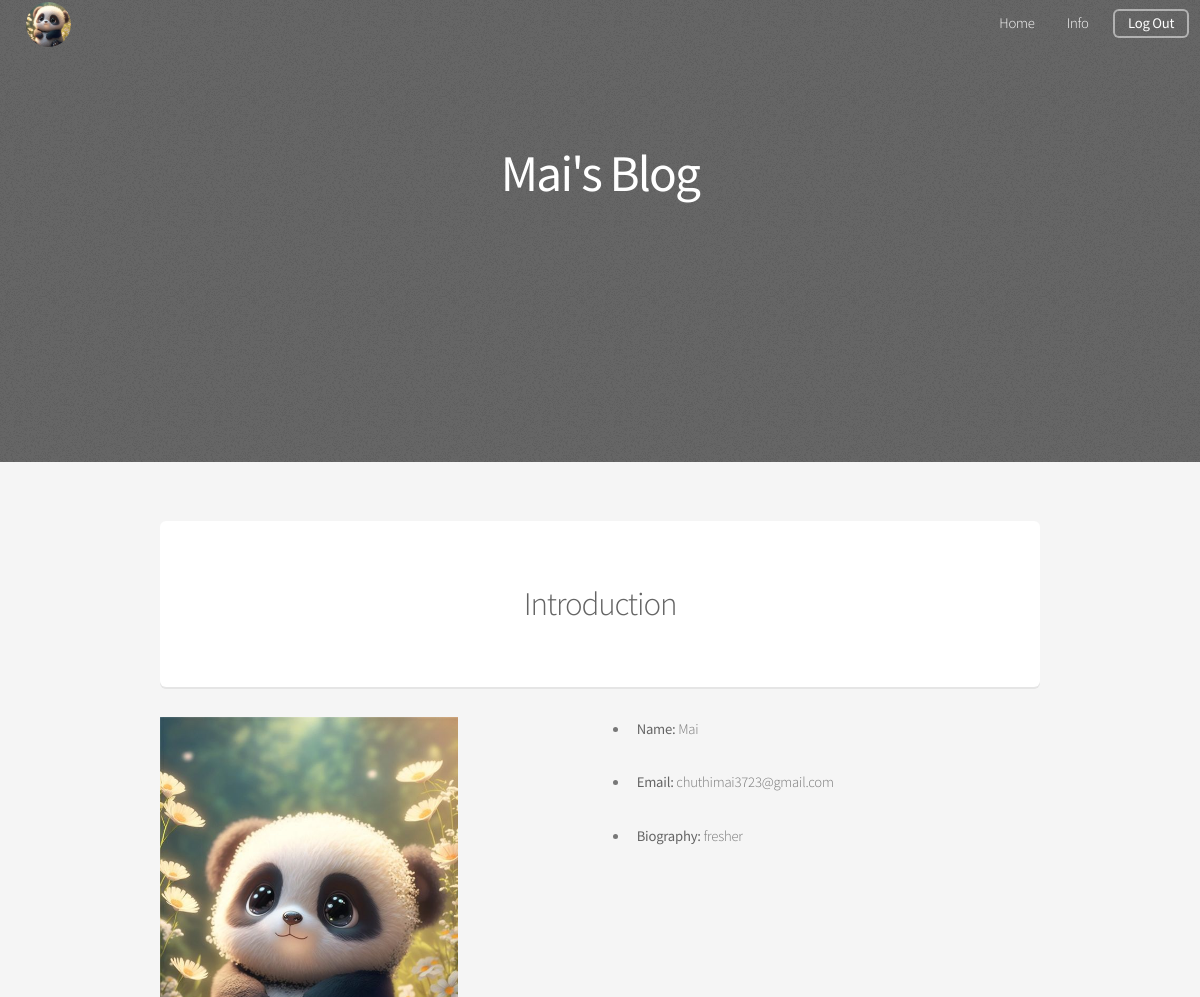
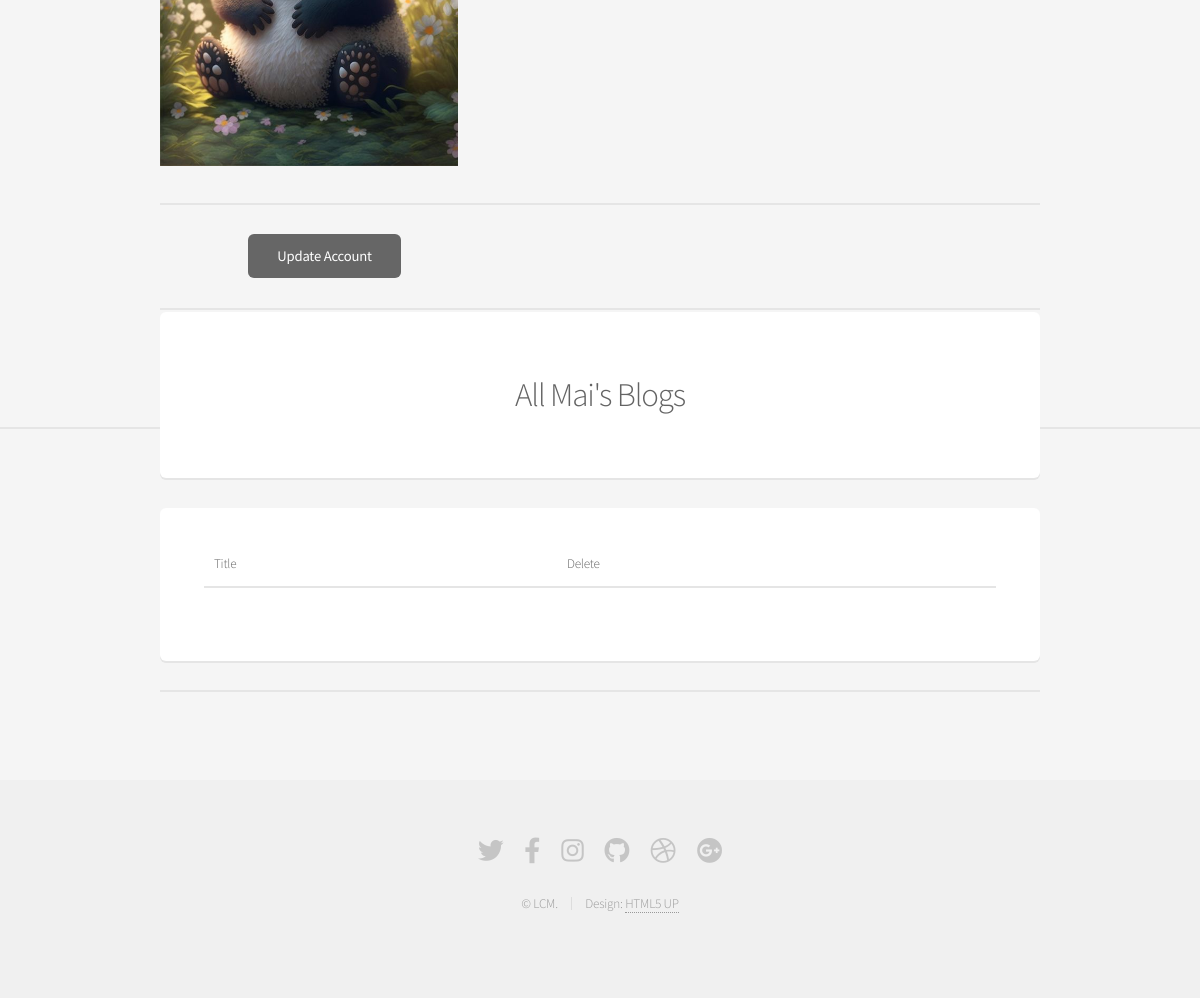
Page /account (signed in) on the earlier database version (2 pictures, top to bottom).
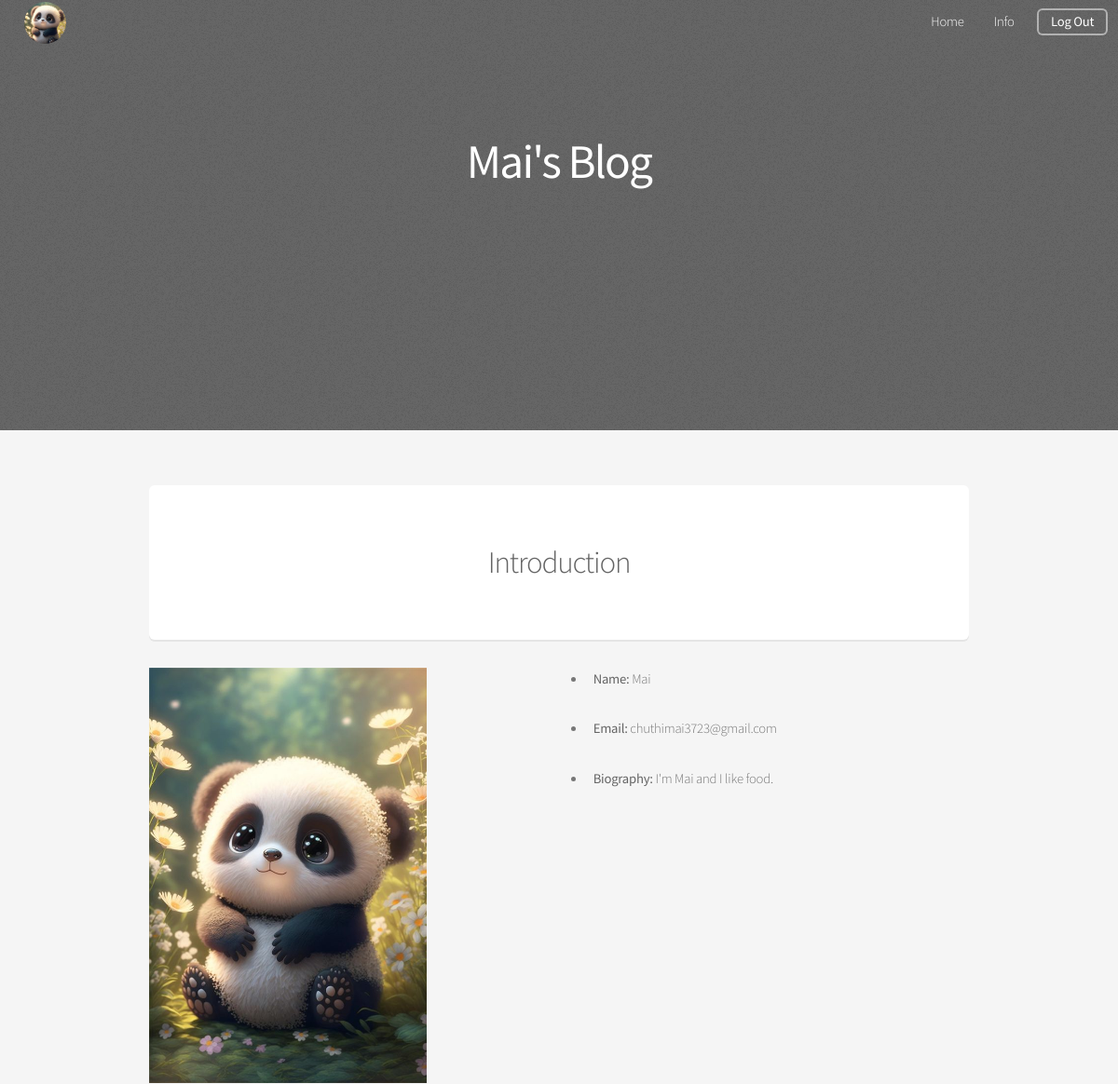
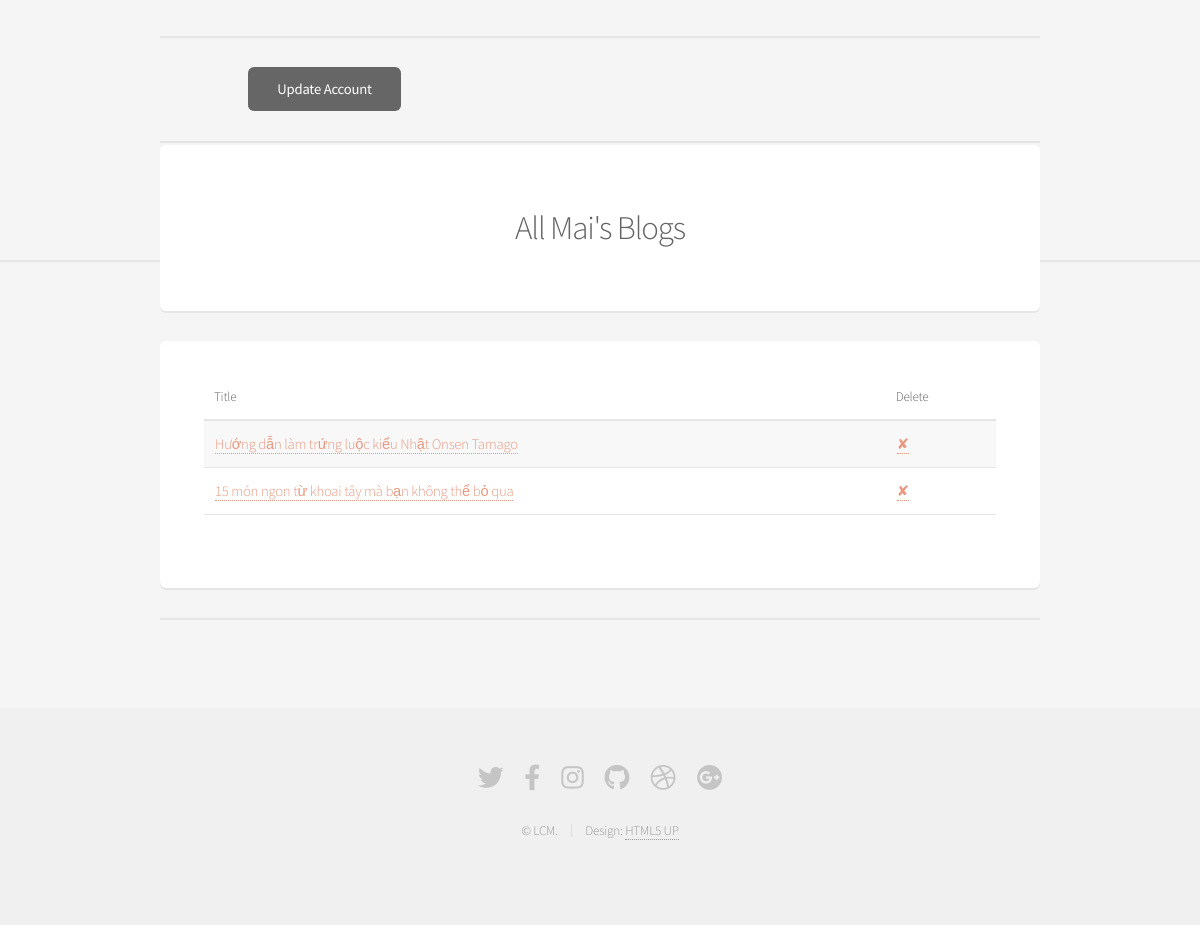
Same page on the later database version (2 pictures, top to bottom).
### blog/model.py (models this page shows, shortened)
class User(db.Model, UserMixin):
    id = db.Column(db.Integer, primary_key=True)
    email = db.Column(db.String(100), unique=True, nullable=False)
    username = db.Column(db.String(100), nullable=False)
    password = db.Column(db.String(100), nullable=False)
    bio = db.Column(db.String(250), default=None)
    avatar = db.Column(db.String(20), default="..\static\default_avatar.png")
    image_cover = db.Column(db.String(20), default="..\static\default_image_cover.jpg")
    rank_id = db.Column(db.Integer, default=2) # except admin, rank_id=1
    user_rela = db.relationship('State', backref=db.backref('user', lazy=True))

class Post(db.Model):
    id = db.Column(db.Integer, primary_key=True)
    title = db.Column(db.String(100), nullable=False)
    content = db.Column(db.Text, nullable=False)
    date = db.Column(db.DateTime, nullable=False, default=datetime.now())
    image_cover = db.Column(db.String(20), default="..\static\default_image_cover.jpg")
    post_rela = db.relationship('State', backref=db.backref('post', lazy=True))

### blog/route.py (the view)
@app.route('/account', methods=['GET', 'POST'])
@login_required
def account():
    posts_state = State.query.filter_by(is_author=True, user_id=current_user.id)
    posts = []
    for state in posts_state:
        posts.append(Post.query.filter_by(id=state.post_id).first())
    return render_template('account.html', posts=posts)

### blog/model.py (called while the page is built)
@login_manager.user_loader
def load_user(user_id):
     return User.query.get(int(user_id))

### blog/templates/account.html (shortened to what this page needs)
<!DOCTYPE HTML>
<html>
	<head>
		<link rel="stylesheet" href="../static/assets/css/main.css" />
	</head>
	<body class="landing is-preload">
		<div id="page-wrapper">
				<header id="header" class="alt">
					<nav style="left: 0.75em; right: auto;">
						<ul>
							<li>
								<a><img src="{{ current_user.avatar }}" class="avatar"></a>
							</li>
						</ul>
					</nav>
					<nav id="nav">
						<ul>
							<li><a href="{{ url_for('home') }}">Home</a></li>
							<li>
								<a href="{{ url_for('account') }}" class="icon solid">Info</a>
							</li>
							<li><a href="{{ url_for('logout') }}" class="button">Log Out</a></li>
						</ul>
					</nav>
				</header>
				<section id="banner" style="background-image: url('../static/assets/css/images/overlay.png'),url('{{ current_user.image_cover }}');">
					<h2><b style="color: white;">{{ current_user.username }}'s Blog</b></h2>
				</section>
			<div class="row gtr-uniform gtr-50">
                <div class="col-12 col-12-mobilep">
                </div>
			</div>
				<section class="container" id="bio">
					<section class="box special">
						<header class="major">
							<h2>Introduction</h2>
						</header>
					</section>
					<div class="row">
						<div class="col-6 col-6-narrower col-6-mobilep">
							<img src="{{ current_user.avatar }}" width="70%" height="auto" style="position: relative">
						</div>
						<div class="col-6 col-6-narrower col-6-mobilep">
							<ul>
								<li><p><b>Name: </b> {{ current_user.username  }}</p></li>
								<li><p><b>Email: </b> {{ current_user.email }}</p></li>
								<li><p><b>Biography: </b> {{ current_user.bio }}</p></li>
							</ul>
						</div>
					</div>
					<hr>
                    <div class="col-12" style="margin: 0 0 0 10%">
                    <ul class="actions">
                        <li><a href="{{ url_for('update_account') }}" class="button special">Update Account</a></li>
                    </ul>
                    </div>
					<hr>
				</section>
				<section id="main" class="container">
					<section class="box special">
						<header class="major">
							<h2>All {{ current_user.username }}'s Blogs</h2>
						</header>
					</section>
					<div style="margin: 0%">
						<section class="box">
							<div class="table-wrapper">
								<table>
									<thead>
										<tr>
											<th>Title</th>
											<th>Delete</th>
										</tr>
									</thead>
									<tbody>
									{% for post in posts: %}
										<tr>
											<td><a href="{{ url_for('post', post_id=post.id) }}">{{ post.title }}</a></td>
											<td><a href="{{ url_for('delete_post', post_id=post.id) }}">✘</a></td>
										</tr>
									{% endfor %}
									</tbody>
								</table>
							</div>
						</section>
					</div>
					<hr>
				</section>
				<footer id="footer">
					<ul class="icons">
						<li><a href="#" class="icon brands fa-twitter"><span class="label">Twitter</span></a></li>
						<li><a href="#" class="icon brands fa-facebook-f"><span class="label">Facebook</span></a></li>
						<li><a href="#" class="icon brands fa-instagram"><span class="label">Instagram</span></a></li>
						<li><a href="#" class="icon brands fa-github"><span class="label">Github</span></a></li>
						<li><a href="#" class="icon brands fa-dribbble"><span class="label">Dribbble</span></a></li>
						<li><a href="#" class="icon brands fa-google-plus"><span class="label">Google+</span></a></li>
					</ul>
					<ul class="copyright">
						<li>&copy; LCM.</li><li>Design: <a href="http://html5up.net">HTML5 UP</a></li>
					</ul>
				</footer>
		</div>
	</body>
</html>

Differences in the rows shown:
changed User "Mai": bio "fresher" → "I'm Mai and I like food."
added Post: title "Hướng dẫn làm trứng luộc kiểu Nhật Onsen Tamago"
added Post: title "15 món ngon từ khoai tây mà bạn không thể bỏ qua"
